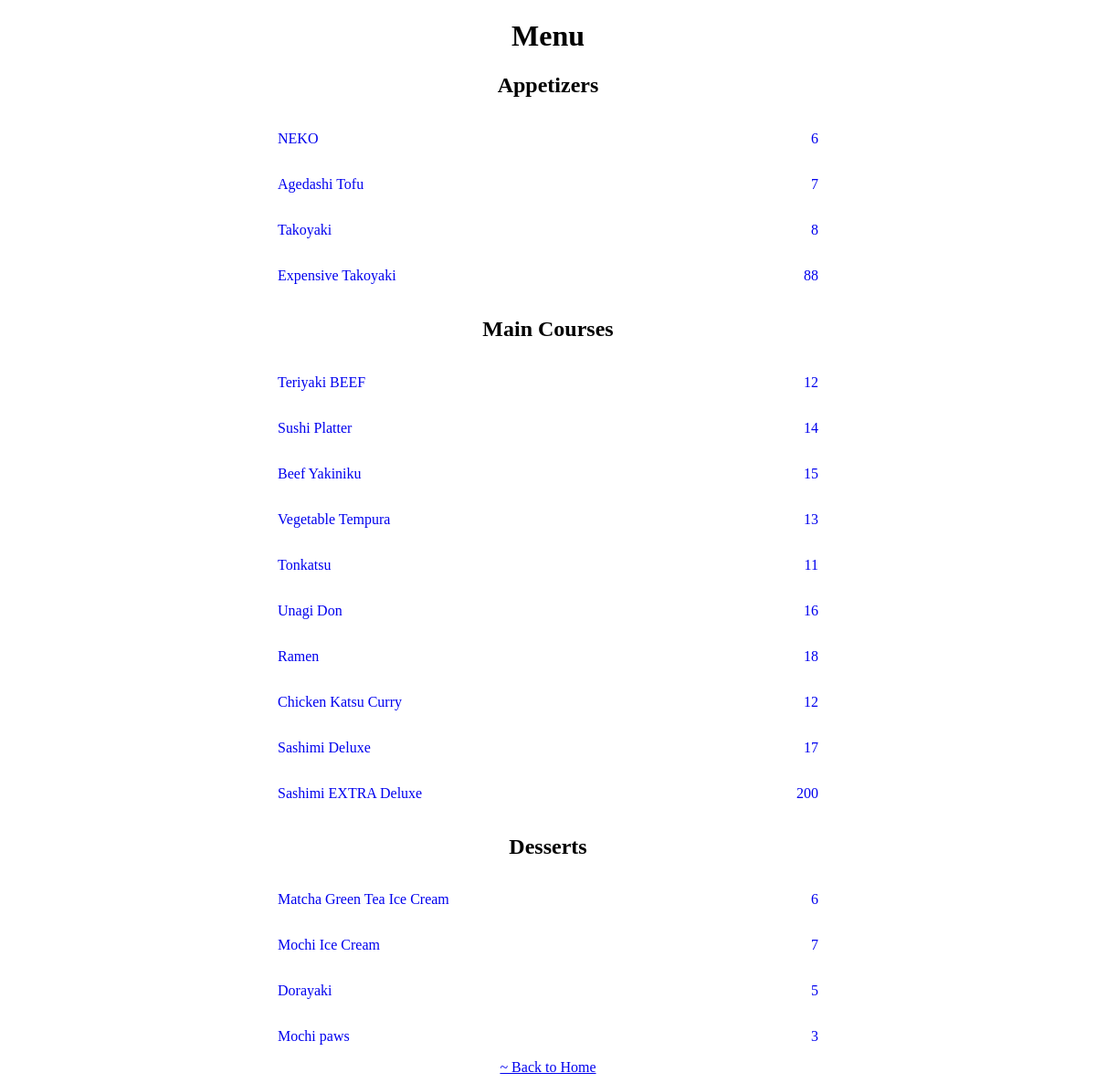
/menu/, run on an earlier commit of the app's database.
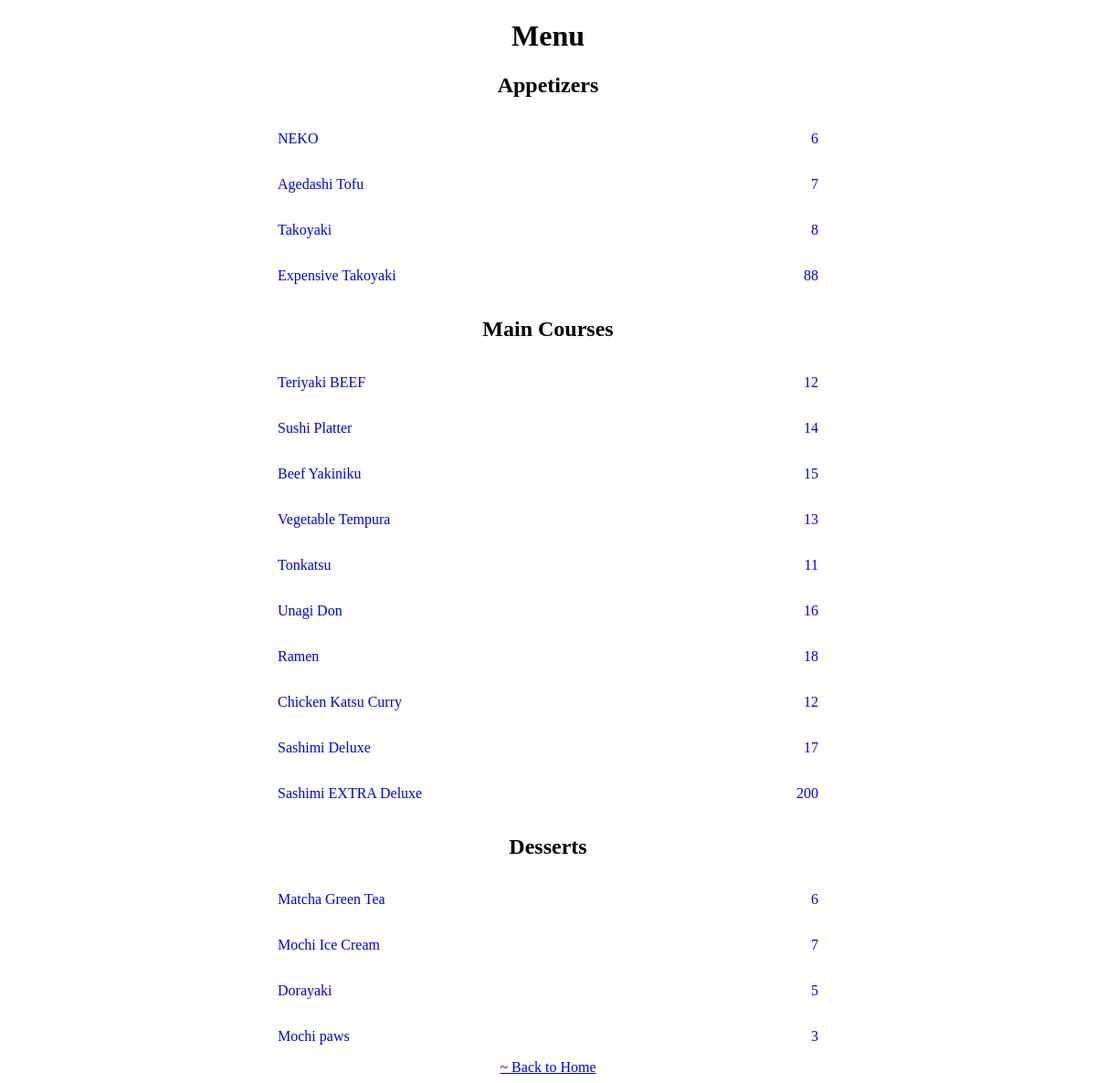
And on a later commit of the database.
### menu_app/models.py (models this page shows, shortened)
class Dessert(models.Model):
    name = models.CharField(max_length=50)
    japanese_name = models.CharField(max_length=50)
    price = models.IntegerField()
    description = models.TextField()

### menu_app/views.py (the view)
# urls.py: path('menu/', views.menu_view, name='menu'),
def menu_view(request):
    appetizers = Appetizer.objects.all()
    mains = MainCourse.objects.all()
    desserts = Dessert.objects.all()
    return render(request, 'menu.html', {'appetizers': appetizers, 'mains': mains, 'desserts': desserts})

### menu_app/templates/menu.html (shortened to what this page needs)
<!DOCTYPE html>
<html lang="en">
  <head>
  </head>
  <body>
    <main style="text-align: center">
      <h1>Menu</h1>
      <h2>Appetizers</h2>
      <ul style="list-style: none; width: 50%; margin: 0 auto; padding: 0">
        {% for item in appetizers %}
        <a
          style="text-decoration: none"
          href="http://127.0.0.1:8000/appetizer_item/{{ item.id }}"
        >
          <li
            style="width: 100%; display: flex; justify-content: space-between"
          >
            <p>{{ item.name }}</p>
            <p>{{ item.price }}</p>
          </li>
        </a>
        {% endfor %}
      </ul>
      <h2>Main Courses</h2>
      <ul style="list-style: none; width: 50%; margin: 0 auto; padding: 0">
        {% for item in mains %}
        <a
          style="text-decoration: none"
          href="http://127.0.0.1:8000/main_item/{{ item.id }}"
        >
          <li
            style="width: 100%; display: flex; justify-content: space-between"
          >
            <p>{{ item.name }}</p>
            <p>{{ item.price }}</p>
          </li>
        </a>
        {% endfor %}
      </ul>
      <h2>Desserts</h2>
      <ul style="list-style: none; width: 50%; margin: 0 auto; padding: 0">
        {% for item in desserts %}
        <a
          style="text-decoration: none"
          href="http://127.0.0.1:8000/dessert_item/{{ item.id }}"
        >
          <li
            style="width: 100%; display: flex; justify-content: space-between"
          >
            <p>{{ item.name }}</p>
            <p>{{ item.price }}</p>
          </li>
        </a>
        {% endfor %}
      </ul>
      <a href="/home">~ Back to Home</a>
    </main>
  </body>
</html>

What changed in the data, as far as the page shows it:
changed Dessert: name "Matcha Green Tea Ice Cream" → "Matcha Green Tea"
